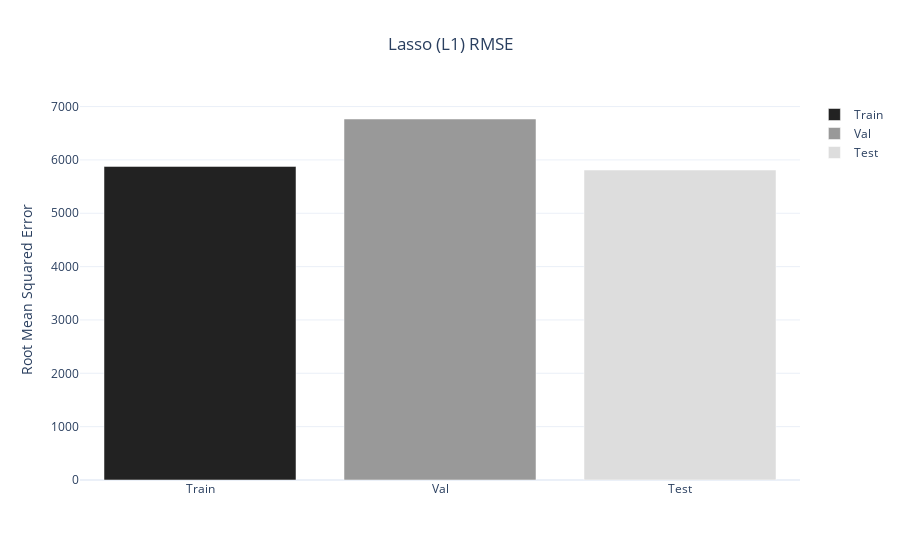

The cell this chart's notebook holds for it:
### Code cell
# Crear un DataFrame con los valores RMSE para cada modelo
df_lasso_rmse = pd.DataFrame({
    'Set': ['Train', 'Val', 'Test'],
    'RMSE': [np.sqrt(train_mse_lasso), np.sqrt(val_mse_lasso), np.sqrt(test_mse_lasso)]
})

# Crear gráfico de barras interactivo
fig = px.bar(df_lasso_rmse,
            x='Set',
            y='RMSE',
            color='Set',
            color_discrete_sequence=['#222222', '#999999', '#dddddd'],
            title='Lasso (L1) RMSE',
            template='plotly_white')

fig.update_layout(yaxis_title='Root Mean Squared Error',
            xaxis_title=None,
            title_x=0.5,
            legend_title=None,
)
fig.show()

### Figure 1 — Plotly figure (JSON) as saved in the notebook; plotly's stock layout.template omitted (floating-point values rounded to 4 significant figures)
{"data": [{"hovertemplate": "Set=%{x}<br>RMSE=%{y}<extra></extra>", "legendgroup": "Train", "marker": {"color": "#222222", "pattern": {"shape": ""}}, "name": "Train", "orientation": "v", "showlegend": true, "textposition": "auto", "type": "bar", "x": ["Train"], "xaxis": "x", "y": [5879.0], "yaxis": "y"}, {"hovertemplate": "Set=%{x}<br>RMSE=%{y}<extra></extra>", "legendgroup": "Val", "marker": {"color": "#999999", "pattern": {"shape": ""}}, "name": "Val", "orientation": "v", "showlegend": true, "textposition": "auto", "type": "bar", "x": ["Val"], "xaxis": "x", "y": [6767.0], "yaxis": "y"}, {"hovertemplate": "Set=%{x}<br>RMSE=%{y}<extra></extra>", "legendgroup": "Test", "marker": {"color": "#dddddd", "pattern": {"shape": ""}}, "name": "Test", "orientation": "v", "showlegend": true, "textposition": "auto", "type": "bar", "x": ["Test"], "xaxis": "x", "y": [5810.0], "yaxis": "y"}], "layout": {"barmode": "relative", "legend": {"title": {}, "tracegroupgap": 0}, "title": {"text": "Lasso (L1) RMSE", "x": 0.5}, "xaxis": {"anchor": "y", "categoryarray": ["Train", "Val", "Test"], "categoryorder": "array", "domain": [0, 1], "title": {}}, "yaxis": {"anchor": "x", "domain": [0, 1], "title": {"text": "Root Mean Squared Error"}}}}
